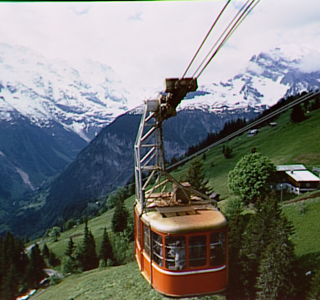
#> input picture TP2/cablecar.BMP, 320 x 300 px, found by its file name
$ python 4.py
#> lines starting #> are read from the running program, lines starting #| are printed output that depends on the picture; after the words box and inside, x2 and y2 are one past the last pixel; in counts of white or black regions, pixels touching at a corner belong together
import cv2
import matplotlib.pyplot as plt

img = cv2.imread("cablecar.bmp")
#> img is the input picture: shape (300, 320, 3); mean B, G, R 117.6, 120, 117.9

gray_img = cv2.cvtColor(img, cv2.COLOR_BGR2GRAY)
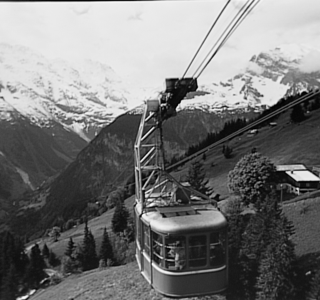
#> gray_img: shape (300, 320); min 0, max 252, mean 119.1

threshold = 127

# Manual threshold
_, img_bw = cv2.threshold(gray_img, threshold, 255, cv2.THRESH_BINARY)
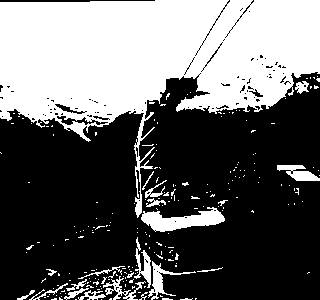
#> img_bw: shape (300, 320); 39.8% white; 224 white regions (203 under 20 px), largest, box (x1, y1, x2, y2) and area: (0, 0, 320, 218) 33992, (141, 207, 225, 232) 1106, (148, 261, 196, 300) 406

# Otsu threshold
threshold, img_bw_otsu = cv2.threshold(gray_img, threshold, 255, cv2.THRESH_OTSU)
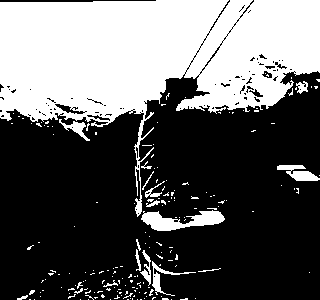
#> img_bw_otsu: shape (300, 320); 37.8% white; 189 white regions (172 under 20 px), largest, box (x1, y1, x2, y2) and area: (0, 0, 320, 217) 33072, (141, 210, 225, 231) 941, (277, 165, 320, 181) 368
#> threshold = 138

print("Otsu threshold:", threshold)
#| Otsu threshold: 138.0

figure, plots = plt.subplots(1,2)

plots[0].imshow(img_bw, cmap='gray')
plots[0].set_title("Binarized Image")
plots[0].axis("off")

plots[1].imshow(img_bw_otsu, cmap='gray')
plots[1].set_title("Otsu Binarized Image")
plots[1].axis("off")

plt.show()
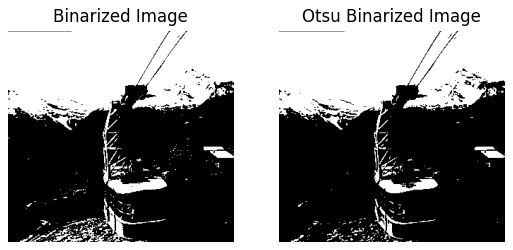
#> figure drawn by matplotlib, 2 panels
